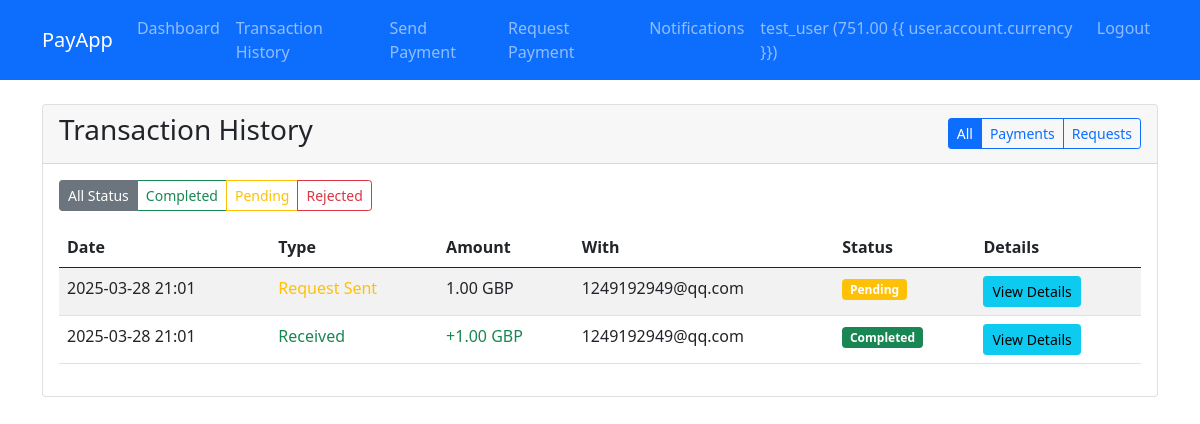
/transactions/ (signed in), run on the app's committed database.
### payapp/models.py (models this page shows, shortened)
class Account(models.Model):
    user = models.OneToOneField(User, on_delete=models.CASCADE, related_name='account')
    balance = models.DecimalField(max_digits=10, decimal_places=2)
    currency = models.CharField(max_length=3)

class Transaction(models.Model):
    TRANSACTION_TYPES = [
        ('PAYMENT', 'Payment'),
        ('REQUEST', 'Payment Request'),
    ]
    STATUS_CHOICES = [
        ('PENDING', 'Pending'),
        ('COMPLETED', 'Completed'),
        ('REJECTED', 'Rejected'),
    ]
    sender = models.ForeignKey(User, on_delete=models.CASCADE, related_name='sent_transactions')
    receiver = models.ForeignKey(User, on_delete=models.CASCADE, related_name='received_transactions')
    amount = models.DecimalField(max_digits=10, decimal_places=2)
    sender_currency = models.CharField(max_length=3)
    receiver_currency = models.CharField(max_length=3)
    converted_amount = models.DecimalField(max_digits=10, decimal_places=2, null=True, blank=True)
    transaction_type = models.CharField(max_length=10, choices=TRANSACTION_TYPES)
    status = models.CharField(max_length=10, choices=STATUS_CHOICES, default='PENDING')
    timestamp = models.DateTimeField(auto_now_add=True)

### payapp/views.py (the view)
# urls.py: path('transactions/', views.transactions_view, name='transactions'),
@login_required
def transactions_view(request):
    transaction_type = request.GET.get('type')
    status = request.GET.get('status')
    search_query = request.GET.get('search', '')
    transactions = Transaction.objects.filter(
        Q(sender=request.user) | Q(receiver=request.user)
    ).order_by('-timestamp')
    if transaction_type:
        if transaction_type.upper() == 'PAYMENT':
            transactions = transactions.filter(transaction_type='PAYMENT')
        elif transaction_type.upper() == 'REQUEST':
            transactions = transactions.filter(transaction_type='REQUEST')
    if status:
        transactions = transactions.filter(status__iexact=status)
    if search_query:
        transactions = transactions.filter(
            Q(sender__email__icontains=search_query) |
            Q(receiver__email__icontains=search_query) |
            Q(amount__icontains=search_query)
        )
    paginator = Paginator(transactions, 10)  # 每页10条记录
    page_number = request.GET.get('page')
    page_obj = paginator.get_page(page_number)
    context = {
        'transactions': page_obj,
        'transaction_type': transaction_type,
        'status': status,
        'search_query': search_query
    }
    return render(request, 'payapp/transactions.html', context)

### templates/payapp/transactions.html (shortened to what this page needs)
{% extends 'base.html' %}
{% block content %}
<div class="card">
  <div class="card-header d-flex justify-content-between align-items-center">
    <h3>Transaction History</h3>
    <div class="btn-group" role="group">
      <a href="{% url 'transactions' %}" class="btn btn-sm btn-outline-primary {% if not transaction_type %}active{% endif %}">All</a>
      <a href="{% url 'transactions' %}?type=payment" class="btn btn-sm btn-outline-primary {% if transaction_type == 'payment' %}active{% endif %}">Payments</a>
      <a href="{% url 'transactions' %}?type=request" class="btn btn-sm btn-outline-primary {% if transaction_type == 'request' %}active{% endif %}">Requests</a>
    </div>
  </div>
  <div class="card-body">
    <div class="mb-3">
      <div class="btn-group" role="group">
        <a href="{% url 'transactions' %}{% if transaction_type %}?type={{ transaction_type }}{% endif %}" class="btn btn-sm btn-outline-secondary {% if not status %}active{% endif %}">All Status</a>
        <a href="{% url 'transactions' %}?{% if transaction_type %}type={{ transaction_type }}&{% endif %}status=completed" class="btn btn-sm btn-outline-success {% if status == 'completed' %}active{% endif %}">Completed</a>
        <a href="{% url 'transactions' %}?{% if transaction_type %}type={{ transaction_type }}&{% endif %}status=pending" class="btn btn-sm btn-outline-warning {% if status == 'pending' %}active{% endif %}">Pending</a>
        <a href="{% url 'transactions' %}?{% if transaction_type %}type={{ transaction_type }}&{% endif %}status=rejected" class="btn btn-sm btn-outline-danger {% if status == 'rejected' %}active{% endif %}">Rejected</a>
      </div>
    </div>
    {% if transactions %}
    <div class="table-responsive">
      <table class="table table-striped">
        <thead>
          <tr>
            <th>Date</th>
            <th>Type</th>
            <th>Amount</th>
            <th>With</th>
            <th>Status</th>
            <th>Details</th>
          </tr>
        </thead>
        <tbody>
          {% for transaction in transactions %}
          <tr>
            <td>{{ transaction.timestamp|date:"Y-m-d H:i" }}</td>
            <td>
              {% if transaction.transaction_type == 'PAYMENT' %}
                {% if transaction.sender == user %}
                  <span class="text-danger">Sent</span>
                {% else %}
                  <span class="text-success">Received</span>
                {% endif %}
              {% else %}
                {% if transaction.sender == user %}
                  <span class="text-warning">Request Sent</span>
                {% else %}
                  <span class="text-info">Request Received</span>
                {% endif %}
              {% endif %}
            </td>
            <td>
              {% if transaction.transaction_type == 'PAYMENT' %}
                {% if transaction.sender == user %}
                  <span class="text-danger">-{{ transaction.amount }} {{ transaction.sender_currency }}</span>
                {% else %}
                  <span class="text-success">+{{ transaction.amount }} {{ transaction.sender_currency }}</span>
                {% endif %}
              {% else %}
                {{ transaction.amount }} {{ transaction.receiver_currency }}
              {% endif %}
            </td>
            <td>
              {% if transaction.sender == user %}
                {{ transaction.receiver.email }}
              {% else %}
                {{ transaction.sender.email }}
              {% endif %}
            </td>
            <td>
              <span class="badge {% if transaction.status == 'COMPLETED' %}bg-success{% elif transaction.status == 'PENDING' %}bg-warning{% else %}bg-danger{% endif %}">
                {{ transaction.status|title }}
              </span>
            </td>
            <td>
              <button type="button" class="btn btn-sm btn-info" data-bs-toggle="modal" data-bs-target="#transactionModal{{ transaction.id }}">
                View Details
              </button>
            </td>
          </tr>
          {% endfor %}
        </tbody>
      </table>
</div>
{% else %}
<p class="text-center">No transactions found matching your criteria.</p>
{% endif %}
</div>
{% endblock %}

### templates/base.html (shortened to what this page needs)
<!DOCTYPE html>
<html lang="en">
  <head>
    <link
      href="https://cdn.jsdelivr.net/npm/bootstrap@5.0.2/dist/css/bootstrap.min.css"
      rel="stylesheet"
    />
  </head>
  <body>
    <nav class="navbar navbar-expand-lg navbar-dark bg-primary">
      <div class="container">
        <a class="navbar-brand" href="{% url 'dashboard' %}">PayApp</a>
        <div class="collapse navbar-collapse" id="navbarNav">
          {% if user.is_authenticated %}
          <ul class="navbar-nav me-auto">
            <li class="nav-item">
              <a class="nav-link" href="{% url 'dashboard' %}">Dashboard</a>
            </li>
            <li class="nav-item">
              <a class="nav-link" href="{% url 'transactions' %}"
                >Transaction History</a
              >
            </li>
            <li class="nav-item">
              <a class="nav-link" href="{% url 'send_payment' %}"
                >Send Payment</a
              >
            </li>
            <li class="nav-item">
              <a class="nav-link" href="{% url 'request_payment' %}"
                >Request Payment</a
              >
            </li>
            <li class="nav-item">
              <a class="nav-link" href="{% url 'notifications' %}">
                Notifications
              </a>
            </li>
          </ul>
          <ul class="navbar-nav">
            <li class="nav-item">
              <span class="nav-link"
                >{{ user.username }} ({{ user.account.balance }} {{
                user.account.currency }})</span
              >
            </li>
            <li class="nav-item">
              <a class="nav-link" href="{% url 'logout' %}">Logout</a>
            </li>
          </ul>
          {% endif %}
        </div>
      </div>
    </nav>
    <div class="container mt-4">
       {% block content %}{% endblock %}
    </div>
  </body>
</html>

### data on the page
Transaction: transaction_type "Request Sent"
Transaction: transaction_type "Received"

### other printed values
{{ user.username }} "test_user"
{{ user.account.balance }} "751.00"
